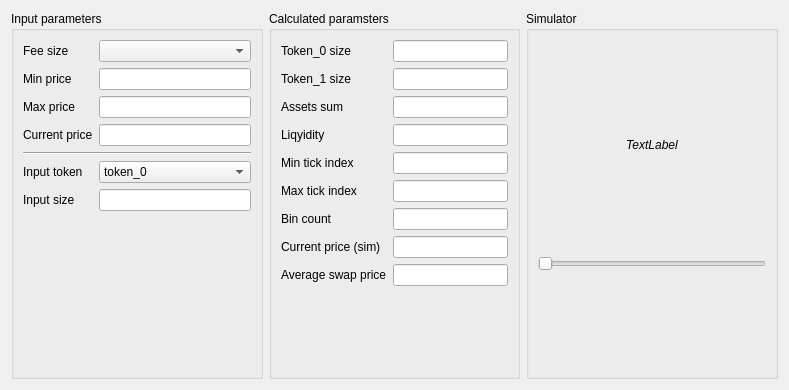
<?xml version="1.0" encoding="UTF-8"?>
<ui version="4.0">
 <class>PoolParams</class>
 <widget class="QWidget" name="PoolParams">
  <property name="geometry">
   <rect>
    <x>0</x>
    <y>0</y>
    <width>789</width>
    <height>390</height>
   </rect>
  </property>
  <property name="windowTitle">
   <string>Form</string>
  </property>
  <layout class="QHBoxLayout" name="horizontalLayout">
   <item>
    <widget class="QGroupBox" name="groupBox">
     <property name="maximumSize">
      <size>
       <width>300</width>
       <height>16777215</height>
      </size>
     </property>
     <property name="title">
      <string>Input parameters</string>
     </property>
     <layout class="QGridLayout" name="gridLayout">
      <item row="2" column="0">
       <widget class="QLabel" name="label_3">
        <property name="text">
         <string>Max price</string>
        </property>
       </widget>
      </item>
      <item row="0" column="1">
       <widget class="QComboBox" name="feeComboBox"/>
      </item>
      <item row="3" column="1">
       <widget class="QLineEdit" name="curPriceLineEdit"/>
      </item>
      <item row="1" column="0">
       <widget class="QLabel" name="label_2">
        <property name="text">
         <string>Min price</string>
        </property>
       </widget>
      </item>
      <item row="3" column="0">
       <widget class="QLabel" name="label_4">
        <property name="text">
         <string>Current price</string>
        </property>
       </widget>
      </item>
      <item row="6" column="0">
       <widget class="QLabel" name="label_6">
        <property name="text">
         <string>Input size</string>
        </property>
       </widget>
      </item>
      <item row="5" column="0">
       <widget class="QLabel" name="label_5">
        <property name="text">
         <string>Input token </string>
        </property>
       </widget>
      </item>
      <item row="1" column="1">
       <widget class="QLineEdit" name="minPriceLineEdit"/>
      </item>
      <item row="0" column="0">
       <widget class="QLabel" name="label">
        <property name="text">
         <string>Fee size</string>
        </property>
       </widget>
      </item>
      <item row="6" column="1">
       <widget class="QLineEdit" name="sizeLineEdit"/>
      </item>
      <item row="2" column="1">
       <widget class="QLineEdit" name="maxPriceLineEdit"/>
      </item>
      <item row="4" column="0" colspan="2">
       <widget class="Line" name="line">
        <property name="orientation">
         <enum>Qt::Horizontal</enum>
        </property>
       </widget>
      </item>
      <item row="5" column="1">
       <widget class="QComboBox" name="inputTokenComboBox">
        <item>
         <property name="text">
          <string>token_0</string>
         </property>
        </item>
        <item>
         <property name="text">
          <string>token_1</string>
         </property>
        </item>
       </widget>
      </item>
      <item row="7" column="0">
       <spacer name="verticalSpacer">
        <property name="orientation">
         <enum>Qt::Vertical</enum>
        </property>
        <property name="sizeHint" stdset="0">
         <size>
          <width>20</width>
          <height>40</height>
         </size>
        </property>
       </spacer>
      </item>
     </layout>
    </widget>
   </item>
   <item>
    <widget class="QGroupBox" name="groupBox_2">
     <property name="maximumSize">
      <size>
       <width>400</width>
       <height>16777215</height>
      </size>
     </property>
     <property name="title">
      <string>Calculated paramsters</string>
     </property>
     <layout class="QGridLayout" name="gridLayout_2">
      <item row="7" column="0">
       <widget class="QLabel" name="label_14">
        <property name="text">
         <string>Current price (sim)</string>
        </property>
       </widget>
      </item>
      <item row="4" column="0">
       <widget class="QLabel" name="label_9">
        <property name="text">
         <string>Min tick index</string>
        </property>
       </widget>
      </item>
      <item row="1" column="0">
       <widget class="QLabel" name="label_8">
        <property name="text">
         <string>Token_1 size</string>
        </property>
       </widget>
      </item>
      <item row="1" column="1">
       <widget class="QLineEdit" name="token1SizeLineEdit">
        <property name="readOnly">
         <bool>true</bool>
        </property>
       </widget>
      </item>
      <item row="0" column="0">
       <widget class="QLabel" name="label_7">
        <property name="text">
         <string>Token_0 size</string>
        </property>
       </widget>
      </item>
      <item row="0" column="1">
       <widget class="QLineEdit" name="token0SizeLineEdit">
        <property name="readOnly">
         <bool>true</bool>
        </property>
       </widget>
      </item>
      <item row="9" column="1">
       <spacer name="verticalSpacer_2">
        <property name="orientation">
         <enum>Qt::Vertical</enum>
        </property>
        <property name="sizeHint" stdset="0">
         <size>
          <width>20</width>
          <height>40</height>
         </size>
        </property>
       </spacer>
      </item>
      <item row="5" column="1">
       <widget class="QLineEdit" name="maxTickLineEdit">
        <property name="readOnly">
         <bool>true</bool>
        </property>
       </widget>
      </item>
      <item row="5" column="0">
       <widget class="QLabel" name="label_10">
        <property name="text">
         <string>Max tick index</string>
        </property>
       </widget>
      </item>
      <item row="4" column="1">
       <widget class="QLineEdit" name="minTickLineEdit">
        <property name="readOnly">
         <bool>true</bool>
        </property>
       </widget>
      </item>
      <item row="6" column="0">
       <widget class="QLabel" name="label_11">
        <property name="text">
         <string>Bin count</string>
        </property>
       </widget>
      </item>
      <item row="6" column="1">
       <widget class="QLineEdit" name="binCountLineEdit">
        <property name="readOnly">
         <bool>true</bool>
        </property>
       </widget>
      </item>
      <item row="3" column="0">
       <widget class="QLabel" name="label_13">
        <property name="text">
         <string>Liqyidity</string>
        </property>
       </widget>
      </item>
      <item row="3" column="1">
       <widget class="QLineEdit" name="liqLineEdit">
        <property name="readOnly">
         <bool>true</bool>
        </property>
       </widget>
      </item>
      <item row="2" column="0">
       <widget class="QLabel" name="label_12">
        <property name="text">
         <string>Assets sum</string>
        </property>
       </widget>
      </item>
      <item row="2" column="1">
       <widget class="QLineEdit" name="sumLineEdit">
        <property name="readOnly">
         <bool>true</bool>
        </property>
       </widget>
      </item>
      <item row="7" column="1">
       <widget class="QLineEdit" name="curPriceNowLineEdit">
        <property name="readOnly">
         <bool>true</bool>
        </property>
       </widget>
      </item>
      <item row="8" column="0">
       <widget class="QLabel" name="label_15">
        <property name="text">
         <string>Average swap price</string>
        </property>
       </widget>
      </item>
      <item row="8" column="1">
       <widget class="QLineEdit" name="swapLineEdit"/>
      </item>
     </layout>
    </widget>
   </item>
   <item>
    <widget class="QGroupBox" name="simulatorBox">
     <property name="title">
      <string>Simulator</string>
     </property>
     <layout class="QVBoxLayout" name="verticalLayout">
      <item>
       <widget class="QLabel" name="priceLabel">
        <property name="maximumSize">
         <size>
          <width>16777215</width>
          <height>20</height>
         </size>
        </property>
        <property name="font">
         <font>
          <italic>true</italic>
         </font>
        </property>
        <property name="text">
         <string>TextLabel</string>
        </property>
        <property name="alignment">
         <set>Qt::AlignCenter</set>
        </property>
       </widget>
      </item>
      <item>
       <widget class="QSlider" name="horizontalSlider">
        <property name="minimum">
         <number>0</number>
        </property>
        <property name="maximum">
         <number>1000</number>
        </property>
        <property name="pageStep">
         <number>1</number>
        </property>
        <property name="orientation">
         <enum>Qt::Horizontal</enum>
        </property>
        <property name="tickPosition">
         <enum>QSlider::NoTicks</enum>
        </property>
       </widget>
      </item>
     </layout>
    </widget>
   </item>
  </layout>
 </widget>
 <resources/>
 <connections/>
</ui>
